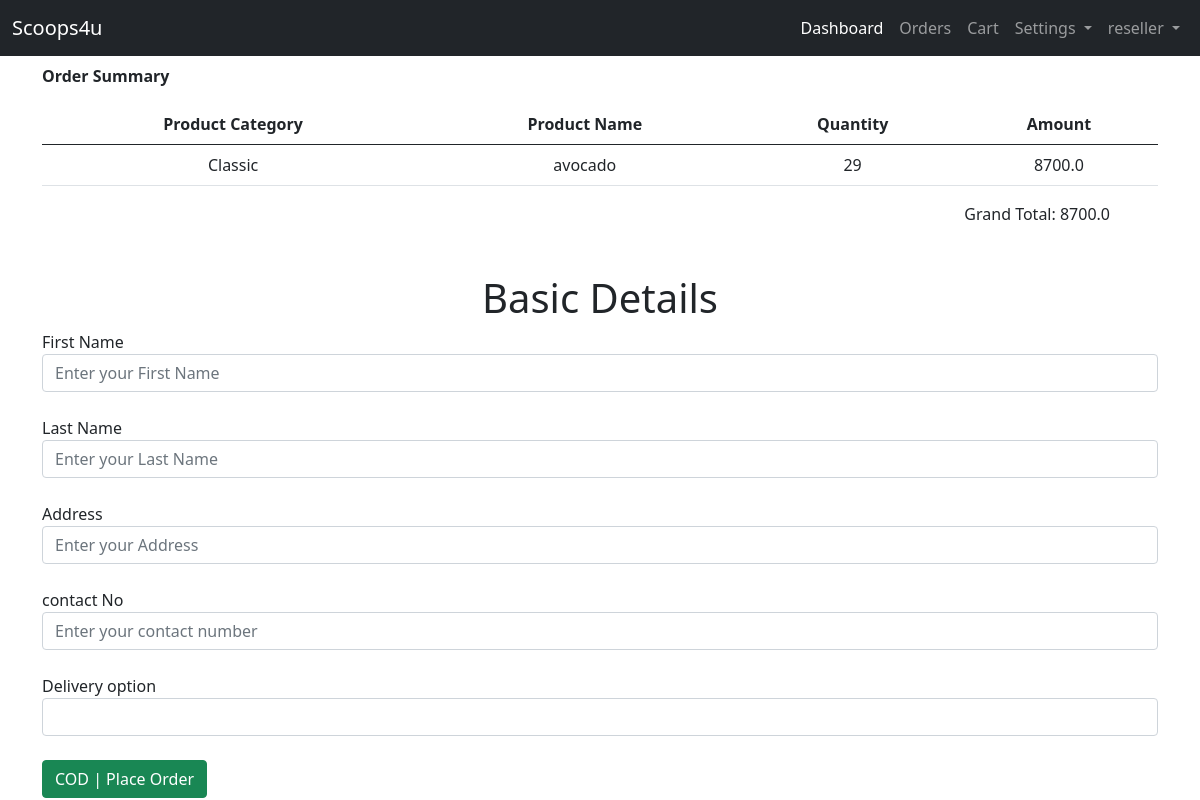
/reseller-site/cart/ (signed in), run on an earlier commit of the app's database.
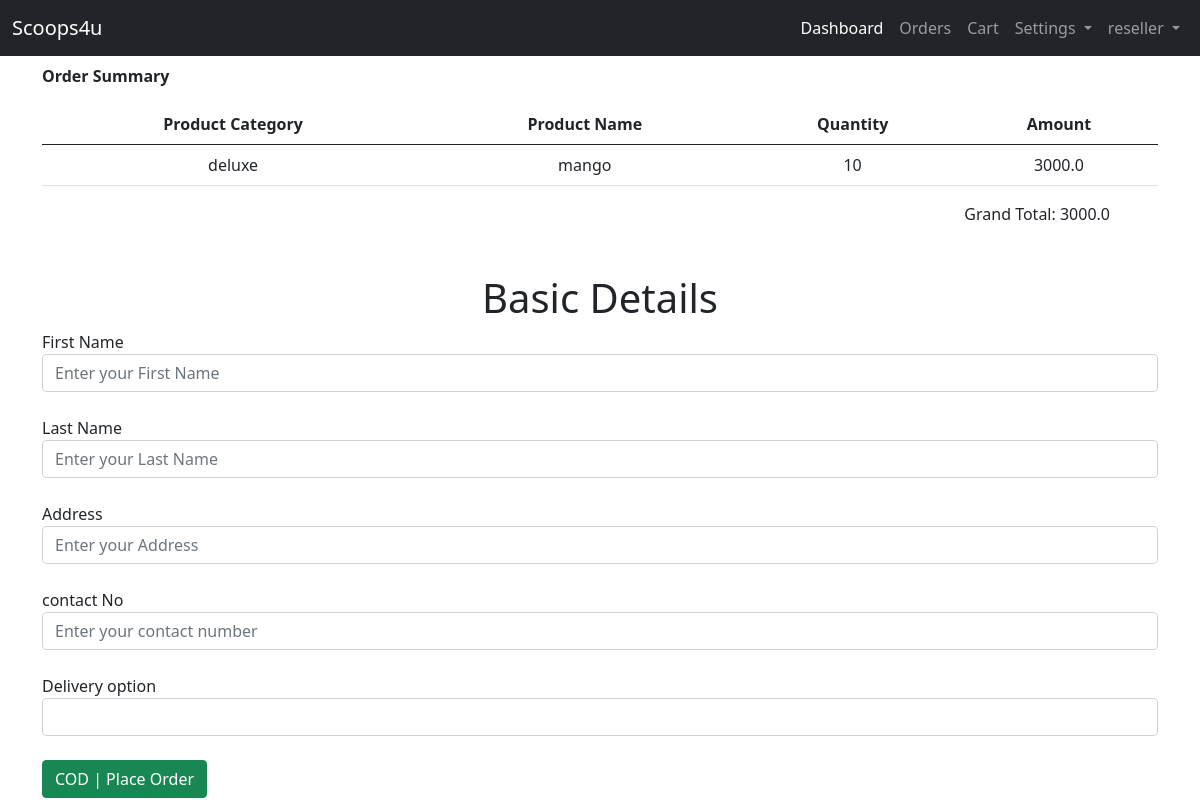
And on a later commit of the database.
### admin_site/models.py (models this page shows)
class Pos(models.Model):
    pos_user =  models.CharField(max_length=200, null=False, default=None, verbose_name='List user')
    pos_pcode =  models.CharField(max_length=200, verbose_name='Product Code')
    pos_category =  models.CharField(max_length=200, verbose_name='Category')
    pos_name=  models.CharField(max_length=200, verbose_name='Product Name')
    pos_size =  models.CharField(max_length=200, verbose_name='Size')
    pos_price =  models.FloatField( null=True, verbose_name='Price')
    pos_quantity =  models.CharField(max_length=200, null=True, verbose_name='quantity')
    pos_amount =  models.FloatField( null=True,verbose_name='Amount')

### reseller_site/views.py (the view)
# urls.py: path('cart/', views.cart_reseller, name='cart_reseller'),
def cart_reseller(request):
    list_cart = Pos.objects.filter(pos_user = request.user).order_by('-id')
    sum_amount = Pos.objects.filter(pos_user = request.user).all().aggregate(data =Sum('pos_amount'))
    context = {
        'list_cart':list_cart,
        'sum_amount':sum_amount
    }
    return render(request, 'reseller_site/cart/checkout.html', context)

### templates/reseller_site/cart/checkout.html (shortened to what this page needs)
{% extends 'admin_site/base.html' %}
{% block content %}
{% if list_cart %}
<table class="table table-hover text-center">
        <p class="fw-bolder">Order Summary</p>
    <thead>
        <tr>
            <th>Product Category</th>
            <th>Product Name</th>
            <th>Quantity</th>
            <th>Amount</th>
        </tr>
    </thead>
    <tbody>
        {% for list in list_cart %}
        <tr>
            <td>{{ list.pos_category }}</td>
            <td>{{ list.pos_name }}</td>
            <td>{{ list.pos_quantity }}</td>
            <td>{{ list.pos_amount }}</td>
        </tr>
        {% endfor %}
    </tbody>
</table>
    <div class="text-end px-5">
        <label for="fw-bolder">Grand Total:    {{ sum_amount.data }} </label>
    </div>
    <br>
    <br>
    <form action="{% url 'reseller_site:checkout' %}" method="POST">
        <h1 class="text-center">Basic Details</h1>
        <label for="">First Name</label>
        <input type="text" placeholder="Enter your First Name" class="form-control" name="fname" required>
        <br>
        <label for="">Last Name</label>
        <input type="text" placeholder="Enter your Last Name" class="form-control" name="lname" required>
        <br>
        <label for="">Address</label>
        <input type="text" placeholder="Enter your Address" class="form-control" name="address" required>
        <br>
        <label for="">contact No</label>
        <input type="text" placeholder="Enter your contact number" class="form-control" name="contact_no" required>
        <br>
        <label for="">Delivery option</label>
        <select name="option"  class="form-control" required>
            <option></option>
            <option value="pickup">Pickup</option>
        </select>
        <br>
        <input type="submit" class="btn btn-success" value="COD | Place Order">
        <br>
    </form>
{% endif %}
{% endblock content %}

What changed in the data, as far as the page shows it:
removed Pos: pos_category "Classic", pos_name "avocado", pos_quantity "29", pos_amount "8700.0"
added Pos: pos_category "deluxe", pos_name "mango", pos_quantity "10", pos_amount "3000.0"
Also different on the page:
{{ sum_amount.data }}: "8700.0" → "3000.0"
